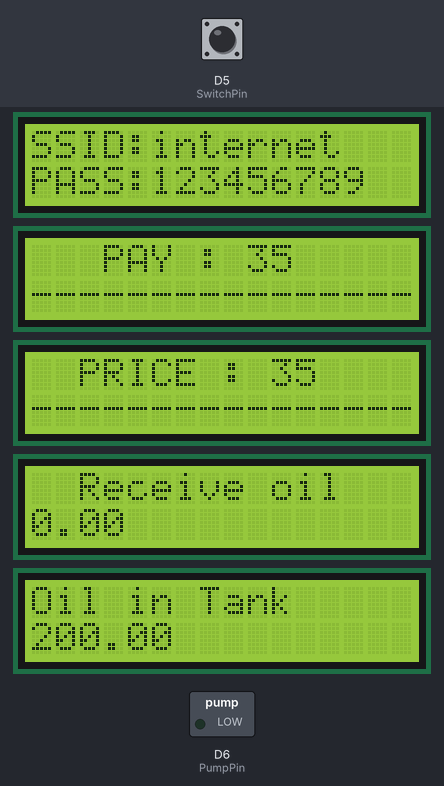
Recording of a sketch running on a simulated ESP8266 (NodeMCU). Shown: 5 × 16×2 character LCD, switched loads named in the sketch (green lamp = pin HIGH). Inputs (shaded band) come from the test bench; at power-on: D5 (SwitchPin) HIGH. WiFi joins after 1.5 s; servers stay silent unless stated; network time is answered at once with the bench clock; the local clock reads 2024-03-15 10:24:30 at power-on unless the sketch sets it; what the sketch prints to the serial monitor is not drawn.

Above: at 0.5 s.
At 3.1 s:
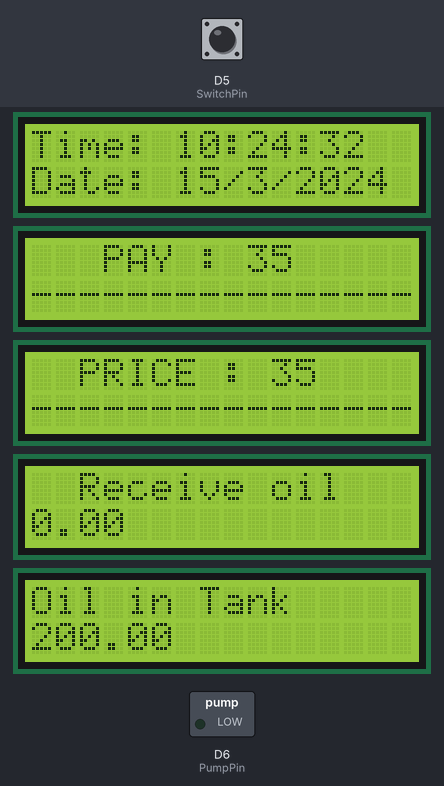
3.2 s: D5 (SwitchPin) pulled LOW for 1 s
At 7.0 s:
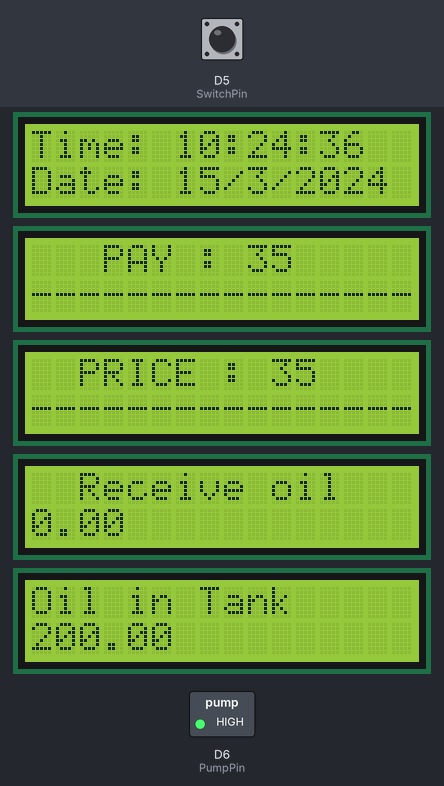
7.2 s: D5 (SwitchPin) pulled LOW for 0.15 s
At 8.4 s:
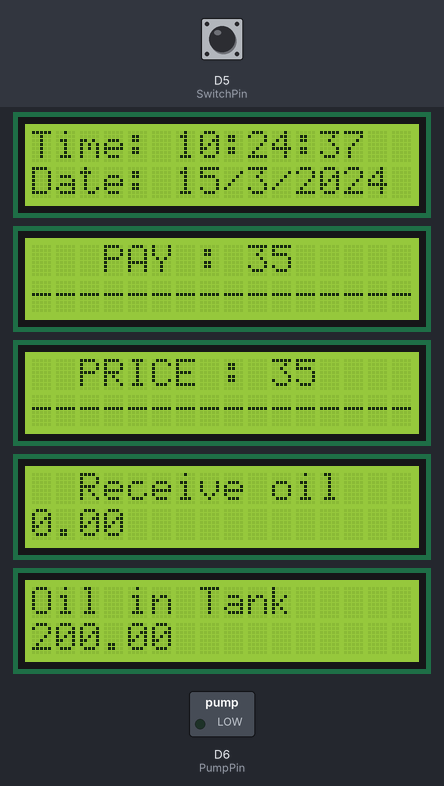
Timing chart, 0 to 10.2 s (numbered marks = the images above; inputs shaded):
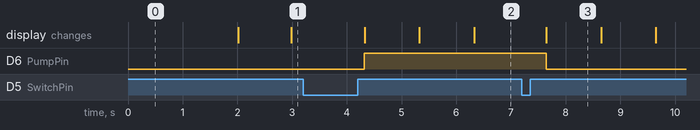

Measured:
- after the input at 3.2 s, D6 (PumpPin): LOW → HIGH after 1.1 s
- after the input at 7.2 s, D6 (PumpPin): HIGH → LOW after 0.44 s
- what the display in image 3 shows lasts 1.0 s, from 7.6 s to 8.6 s

The sketch:

NTP-Nodemcu-LCD.ino
```cpp
#include <ESP8266WiFi.h>
#include <NTPClient.h>
#include <WiFiUdp.h>
#include <Wire.h>
#include <LiquidCrystal_I2C.h>

const char *ssid     = "internet";
const char *password = "123456789";
WiFiUDP ntpUDP;
NTPClient timeClient(ntpUDP, "pool.ntp.org");
String weekDays[7] = {"Sunday", "Monday", "Tuesday", "Wednesday", "Thursday", "Friday", "Saturday"};
String months[12] = {"January", "February", "March", "April", "May", "June", "July", "August", "September", "October", "November", "December"};
unsigned long period = 1000;
unsigned long last_time = 0;
unsigned long period2 = 100;
unsigned long last_time2 = 0;

LiquidCrystal_I2C lcd1(0x27, 16, 2);  // จอที่ 1
LiquidCrystal_I2C lcd2(0x26, 16, 2);  // จอที่ 2
LiquidCrystal_I2C lcd3(0x25, 16, 2);  // จอที่ 3
LiquidCrystal_I2C lcd4(0x24, 16, 2);  // จอที่ 4
LiquidCrystal_I2C lcd5(0x23, 16, 2);  // จอที่ 5

#define SwitchPin D5
#define PumpPin   D6
#define ON HIGH
#define OFF LOW
int SwitchValue;
bool check = false;
int Count = 0;
float receiveOil;
float totalOilInTank = 200;


void setup() {
  pinMode(SwitchPin, INPUT_PULLUP);
  pinMode(PumpPin, OUTPUT);
  digitalWrite(PumpPin, OFF);
  lcd1.begin();
  lcd1.backlight();
  lcd1.clear();
  lcd1.setCursor(0, 0);
  lcd1.print("SSID:internet");
  lcd1.setCursor(0, 1);
  lcd1.print("PASS:123456789");

  lcd2.begin();
  lcd2.backlight();
  lcd2.clear();
  lcd2.setCursor(3, 0);
  lcd2.print("PAY : 35");
  lcd2.setCursor(0, 1);
  lcd2.print("----------------");

  lcd3.begin();
  lcd3.backlight();
  lcd3.clear();
  lcd3.setCursor(2, 0);
  lcd3.print("PRICE : 35");
  lcd3.setCursor(0, 1);
  lcd3.print("----------------");

  lcd4.begin();
  lcd4.backlight();
  lcd4.clear();
  lcd4.setCursor(2, 0);
  lcd4.print("Receive oil");
  lcd4.setCursor(0, 1);
  lcd4.print(receiveOil);


  lcd5.begin();
  lcd5.backlight();
  lcd5.clear();
  lcd5.setCursor(0, 0);
  lcd5.print("Oil in Tank");
  lcd5.setCursor(0, 1);
  lcd5.print(totalOilInTank, 2);

  Serial.begin(115200);
  Serial.print("Connecting to ");
  Serial.println(ssid);
  WiFi.begin(ssid, password);
  while (WiFi.status() != WL_CONNECTED) {
    delay(500);
    Serial.print(".");
  }
  timeClient.begin();
  timeClient.setTimeOffset(25200);
}

void loop() {

  if ( millis() - last_time > period) {
    last_time = millis();
    TimeUpdate();
    LCD1();
    /* LCD4();
      LCD5();*/
    if (check == true) {
      Count = Count + 1;
      receiveOil = receiveOil + 28.57;
      if (receiveOil >= 999) {
        receiveOil = 1000;
        totalOilInTank = totalOilInTank - 1;
      }
      digitalWrite(PumpPin, ON);
      if (Count == 35) {
        Count = 0;
        check = false;
        Serial.println("receiveOil : " + String(receiveOil));
        LCD1();
        LCD2();
        LCD3();
        LCD4();
        LCD5();
      }
    }
    if (check == false) {
      digitalWrite(PumpPin, OFF);
    }

    Serial.println("check          : " + String(check));
    Serial.println("Count          : " + String(Count));
    Serial.println("receiveOil     : " + String(receiveOil));
    Serial.println("totalOilInTank : " + String(totalOilInTank));
  }

  if ( millis() - last_time2 > period2) {
    last_time2 = millis();
    SwitchValue = digitalRead(SwitchPin);
    if (SwitchValue == 0) {
      check = !check;
      receiveOil = 0;
      Serial.println("Switch actived");
      delay(350);
    }
  }
}

void LCD1() {
  lcd1.clear();
  lcd1.setCursor(0, 0);
  lcd1.print("Time: ");
  lcd1.print(timeClient.getFormattedTime());
  lcd1.setCursor(0, 1);
  lcd1.print("Date: ");
  lcd1.print(getFormattedDate());
}
void LCD2() {
  lcd2.begin();
  lcd2.backlight();
  lcd2.clear();
  lcd2.setCursor(3, 0);
  lcd2.print("PAY : 35");
  lcd2.setCursor(0, 1);
  lcd2.print("----------------");

}
void LCD3() {
  lcd3.begin();
  lcd3.backlight();
  lcd3.clear();
  lcd3.setCursor(2, 0);
  lcd3.print("PRICE : 35");
  lcd3.setCursor(0, 1);
  lcd3.print("----------------");
}

void LCD4() {
  lcd4.begin();
  lcd4.backlight();
  lcd4.clear();
  lcd4.setCursor(2, 0);
  lcd4.print("Receive oil");
  lcd4.setCursor(0, 1);
  lcd4.print(receiveOil);
}
void LCD5() {
  lcd5.begin();
  lcd5.backlight();
  lcd5.clear();
  lcd5.setCursor(0, 0);
  lcd5.print("Oil in Tank");
  lcd5.setCursor(0, 1);
  lcd5.print(totalOilInTank, 2);
}


void TimeUpdate() {
  timeClient.update();
  time_t epochTime = timeClient.getEpochTime();
  Serial.print("Epoch Time: ");
  Serial.println(epochTime);
  String formattedTime = timeClient.getFormattedTime();
  Serial.print("Formatted Time: ");
  Serial.println(formattedTime);
  int currentHour = timeClient.getHours();
  Serial.print("Hour: ");
  Serial.println(currentHour);
  int currentMinute = timeClient.getMinutes();
  Serial.print("Minutes: ");
  Serial.println(currentMinute);
  int currentSecond = timeClient.getSeconds();
  Serial.print("Seconds: ");
  Serial.println(currentSecond);
  String weekDay = weekDays[timeClient.getDay()];
  Serial.print("Week Day: ");
  Serial.println(weekDay);
  struct tm *ptm = gmtime ((time_t *)&epochTime);
  int monthDay = ptm->tm_mday;
  Serial.print("Month day: ");
  Serial.println(monthDay);
  int currentMonth = ptm->tm_mon + 1;
  Serial.print("Month: ");
  Serial.println(currentMonth);
  String currentMonthName = months[currentMonth - 1];
  Serial.print("Month name: ");
  Serial.println(currentMonthName);
  int currentYear = ptm->tm_year + 1900;
  Serial.print("Year: ");
  Serial.println(currentYear);
  String currentDate = String(currentYear) + "-" + String(currentMonth) + "-" + String(monthDay);
  Serial.print("Current date: ");
  Serial.println(currentDate);
  Serial.println("");
}
String getFormattedDate() {
  time_t rawtime = timeClient.getEpochTime();
  struct tm * ti;
  ti = localtime(&rawtime);

  String formattedDate = "";
  formattedDate += String(ti->tm_mday) + "/";
  formattedDate += String(ti->tm_mon + 1) + "/";
  formattedDate += String(ti->tm_year + 1900);

  return formattedDate;
}
```
